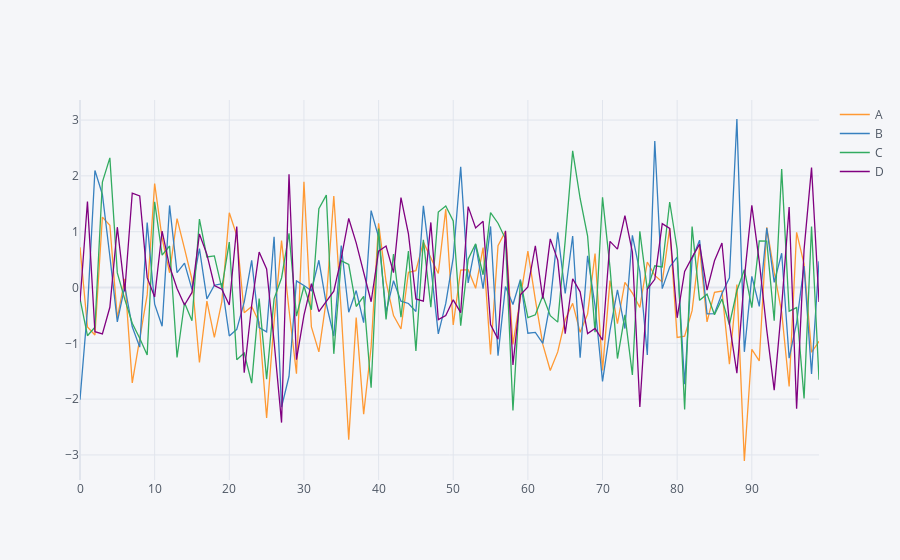

The code cell stored with this chart in its notebook:
### Markdown cell above
___

<a href='http://www.pieriandata.com'> <img src='../Pierian_Data_Logo.png' /></a>
___
# Matplotlib Exercises 

Welcome to the exercises for reviewing matplotlib! Take your time with these, Matplotlib can be tricky to understand at first. These are relatively simple plots, but they can be hard if this is your first time with matplotlib, feel free to reference the solutions as you go along.

Also don't worry if you find the matplotlib syntax frustrating, we actually won't be using it that often throughout the course, we will switch to using seaborn and pandas built-in visualization capabilities. But, those are built-off of matplotlib, which is why it is still important to get exposure to it!

** * NOTE: ALL THE COMMANDS FOR PLOTTING A FIGURE SHOULD ALL GO IN THE SAME CELL. SEPARATING THEM OUT INTO MULTIPLE CELLS MAY CAUSE NOTHING TO SHOW UP. * **

# Exercises

Follow the instructions to recreate the plots using this data:

## Data

### Code cell
import pandas as pd
import numpy as np
%matplotlib inline
from plotly import __version__
import cufflinks as cf
import chart_studio.plotly as py
from plotly.offline import plot
import matplotlib.pyplot as plt
cf.go_offline()

from plotly.offline import download_plotlyjs, init_notebook_mode, iplot

init_notebook_mode(connected = True)



df = pd.DataFrame(np.random.randn(100,4), columns = 'A B C D'.split())
print(df.head())
df2 = pd.DataFrame({'Category': ['A','B','C'], 'Values': [32,43,50]})
print(df2.head())

df.iplot()
